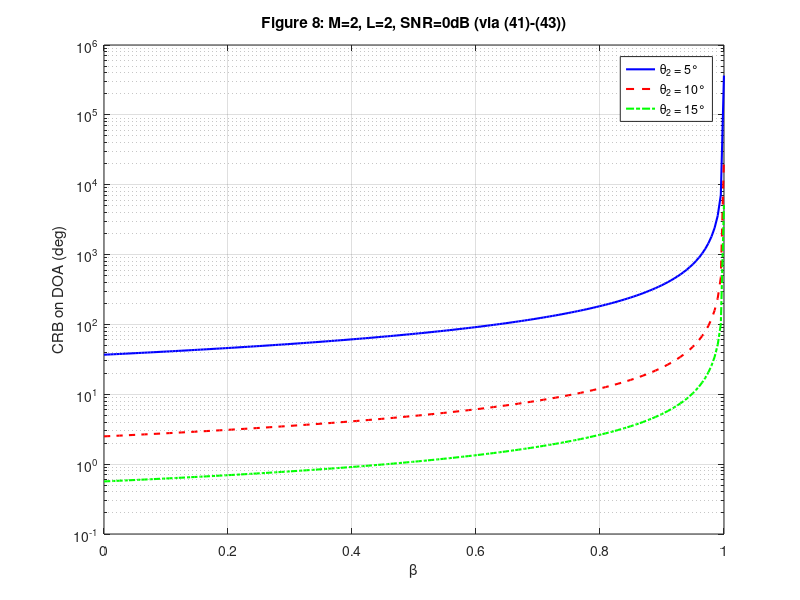

Reproduce this figure in MATLAB.
%% 严格按 (41)-(43) 实现 CRB(θ) 的通用程序（适用于任意 M）
% 对应图8：M=2（可改为任意值），L=2，θ1=0°，θ2=5,10,15°，SNR=0dB
% 使用分块 FIM (J_θθ, J_θa, J_aa) 和 Schur 补，避免完整 6×6 求逆

clear; clc; close all;

%% 用户参数
M = 2;                          % 阵元数（可修改为任意正整数）
d_lambda = 0.5;                 % 半波长间距
SNR_dB = 0;                     % 信噪比 (dB)
SNR_lin = 10^(SNR_dB/10);
N = 1;                          % 快拍数
alpha1 = 1; 
alpha2 = 1;         % 复振幅
sigma_w2 = N * abs(alpha1)^2 / SNR_lin;   % 噪声方差

theta1_deg = 0;
theta2_list = [5, 10, 15];
beta_vals = linspace(0, 0.9999, 200);   % 相关系数

% 对称阵列（质心在原点）
n = 0 : (M-1);         % 阵元位置
a = @(th) exp(-1j * 2*pi*d_lambda * n' * sind(th));
da = @(th) -1j * 2*pi*d_lambda * cosd(th) * n' .* a(th);
A = @(th) a(th) * a(th).';
dA = @(th) da(th) * a(th).' + a(th) * da(th).';

% 相干矩阵（通用形式，适用于任意 M）
R_s = @(beta) (1-beta)*eye(M) + beta*ones(M);

factor = 2 * N / sigma_w2;       % 公共因子 2N/σ_w^2

% 辅助函数：从复数迹构造 2x2 子块（公式(61)中的块）
blk = @(t, f) f * [real(t), -imag(t); imag(t), real(t)];

CRB_theta1 = zeros(length(theta2_list), length(beta_vals));

%% 主循环
for k = 1:length(theta2_list)
    theta2_deg = theta2_list(k);
    for b = 1:length(beta_vals)
        beta = beta_vals(b);
        Rs = R_s(beta);
        
        A1 = A(theta1_deg);   
        A2 = A(theta2_deg);
        dA1 = dA(theta1_deg); 
        dA2 = dA(theta2_deg);
        
        % ---------- (60) J_θθ ----------
        T11 = trace(dA1 * Rs * dA1');
        T22 = trace(dA2 * Rs * dA2');
        T12 = trace(dA2 * Rs * dA1');   % 注意顺序：dA2 * Rs * dA1'
        T21 = trace(dA1 * Rs * dA2');
        Jtt = factor * [abs(alpha1)^2 * real(T11),  real(conj(alpha1)*alpha2 * T12);
                        real(conj(alpha2)*alpha1 * T21),  abs(alpha2)^2 * real(T22)];
        
        % ---------- (62) J_θa ----------
        Q11 = conj(alpha1) * trace(A1 * Rs * dA1');
        Q12 = conj(alpha1) * trace(A2 * Rs * dA1');
        Q21 = conj(alpha2) * trace(A1 * Rs * dA2');
        Q22 = conj(alpha2) * trace(A2 * Rs * dA2');
        
        row11 = factor * [real(Q11), -imag(Q11)];
        row12 = factor * [real(Q12), -imag(Q12)];
        row21 = factor * [real(Q21), -imag(Q21)];
        row22 = factor * [real(Q22), -imag(Q22)];
        Jta = [row11, row12; row21, row22];   % 2×4
        
        % ---------- (61) J_aa ----------
        S11 = trace(A1 * Rs * A1');   % 实数
        S22 = trace(A2 * Rs * A2');
        S12 = trace(A2 * Rs * A1');   % 复数
        S21 = trace(A1 * Rs * A2');
        Jaa = [blk(S11, factor), blk(S12, factor);
               blk(S21, factor), blk(S22, factor)];   % 4×4

        Schur = Jtt - Jta / Jaa * Jta';
        
        if rcond(Schur) > 1e-12
            CRB_theta = inv(Schur);
            % CRB_deg = sqrt(CRB_theta(1,1)) * 180/pi;
            CRB_deg = CRB_theta(1,1);
        else
            CRB_deg = NaN;
        end
        CRB_theta1(k,b) = CRB_deg;
    end
end

%% 绘图
figure(1);
semilogy(beta_vals, CRB_theta1(1,:), 'b-', 'LineWidth',1.5); hold on;
semilogy(beta_vals, CRB_theta1(2,:), 'r--', 'LineWidth',1.5); hold on;
semilogy(beta_vals, CRB_theta1(3,:), 'g-.', 'LineWidth',1.5);
xlabel('\beta'); 
ylabel('CRB on DOA (deg)');
legend('\theta_2 = 5°','\theta_2 = 10°','\theta_2 = 15°');
grid on;
title(sprintf('Figure 8: M=%d, L=2, SNR=0dB (via (41)-(43))', M));
